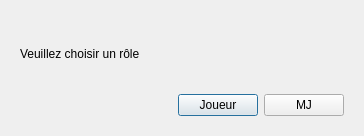
<?xml version="1.0" encoding="UTF-8"?>
<ui version="4.0">
 <class>ConnectionHelper</class>
 <widget class="QDialog" name="ConnectionHelper">
  <property name="windowModality">
   <enum>Qt::ApplicationModal</enum>
  </property>
  <property name="geometry">
   <rect>
    <x>0</x>
    <y>0</y>
    <width>364</width>
    <height>136</height>
   </rect>
  </property>
  <property name="sizePolicy">
   <sizepolicy hsizetype="Preferred" vsizetype="Preferred">
    <horstretch>0</horstretch>
    <verstretch>0</verstretch>
   </sizepolicy>
  </property>
  <property name="windowTitle">
   <string>Assistant de connexion</string>
  </property>
  <layout class="QVBoxLayout" name="verticalLayout">
   <item>
    <widget class="QStackedWidget" name="stackedWidget">
     <property name="currentIndex">
      <number>0</number>
     </property>
     <widget class="QWidget" name="pageRole">
      <layout class="QVBoxLayout" name="verticalLayout_3">
       <item>
        <widget class="QLabel" name="label">
         <property name="text">
          <string>Veuillez choisir un rôle</string>
         </property>
        </widget>
       </item>
       <item>
        <layout class="QHBoxLayout" name="horizontalLayout">
         <item>
          <spacer name="horizontalSpacer_2">
           <property name="orientation">
            <enum>Qt::Horizontal</enum>
           </property>
           <property name="sizeHint" stdset="0">
            <size>
             <width>40</width>
             <height>20</height>
            </size>
           </property>
          </spacer>
         </item>
         <item>
          <widget class="QPushButton" name="playerButton">
           <property name="text">
            <string>Joueur</string>
           </property>
          </widget>
         </item>
         <item>
          <widget class="QPushButton" name="mjButton">
           <property name="text">
            <string>MJ</string>
           </property>
          </widget>
         </item>
        </layout>
       </item>
      </layout>
     </widget>
     <widget class="QWidget" name="pageConnection">
      <layout class="QVBoxLayout" name="verticalLayout_2">
       <item>
        <layout class="QFormLayout" name="formLayout">
         <item row="0" column="0">
          <widget class="QLabel" name="ipAddressLabel">
           <property name="text">
            <string>Adresse IP du MJ</string>
           </property>
          </widget>
         </item>
         <item row="0" column="1">
          <widget class="QWidget" name="ipAddress" native="true">
           <layout class="QHBoxLayout" name="horizontalLayout_4">
            <item>
             <widget class="QLineEdit" name="ipA">
              <property name="text">
               <string/>
              </property>
             </widget>
            </item>
            <item>
             <widget class="QLabel" name="label_7">
              <property name="lineWidth">
               <number>1</number>
              </property>
              <property name="text">
               <string>.</string>
              </property>
              <property name="wordWrap">
               <bool>false</bool>
              </property>
             </widget>
            </item>
            <item>
             <widget class="QLineEdit" name="ipB">
              <property name="text">
               <string/>
              </property>
             </widget>
            </item>
            <item>
             <widget class="QLabel" name="label_6">
              <property name="text">
               <string>.</string>
              </property>
             </widget>
            </item>
            <item>
             <widget class="QLineEdit" name="ipC">
              <property name="text">
               <string/>
              </property>
             </widget>
            </item>
            <item>
             <widget class="QLabel" name="label_5">
              <property name="text">
               <string>.</string>
              </property>
             </widget>
            </item>
            <item>
             <widget class="QLineEdit" name="ipD">
              <property name="text">
               <string/>
              </property>
             </widget>
            </item>
           </layout>
          </widget>
         </item>
         <item row="1" column="0">
          <widget class="QLabel" name="nicknameLabel">
           <property name="text">
            <string>Pseudonyme</string>
           </property>
          </widget>
         </item>
         <item row="1" column="1">
          <widget class="QLineEdit" name="nickname"/>
         </item>
        </layout>
       </item>
       <item>
        <widget class="QSplitter" name="splitter">
         <property name="orientation">
          <enum>Qt::Vertical</enum>
         </property>
         <widget class="QWidget" name="horizontalLayoutWidget_2">
          <layout class="QHBoxLayout" name="horizontalLayout_2" stretch="10,0">
           <item>
            <spacer name="horizontalSpacer">
             <property name="orientation">
              <enum>Qt::Horizontal</enum>
             </property>
             <property name="sizeHint" stdset="0">
              <size>
               <width>40</width>
               <height>20</height>
              </size>
             </property>
            </spacer>
           </item>
           <item>
            <widget class="QPushButton" name="endButton">
             <property name="text">
              <string>Terminer</string>
             </property>
             <property name="shortcut">
              <string>Return</string>
             </property>
            </widget>
           </item>
          </layout>
         </widget>
        </widget>
       </item>
      </layout>
     </widget>
    </widget>
   </item>
  </layout>
 </widget>
 <resources/>
 <connections/>
</ui>
